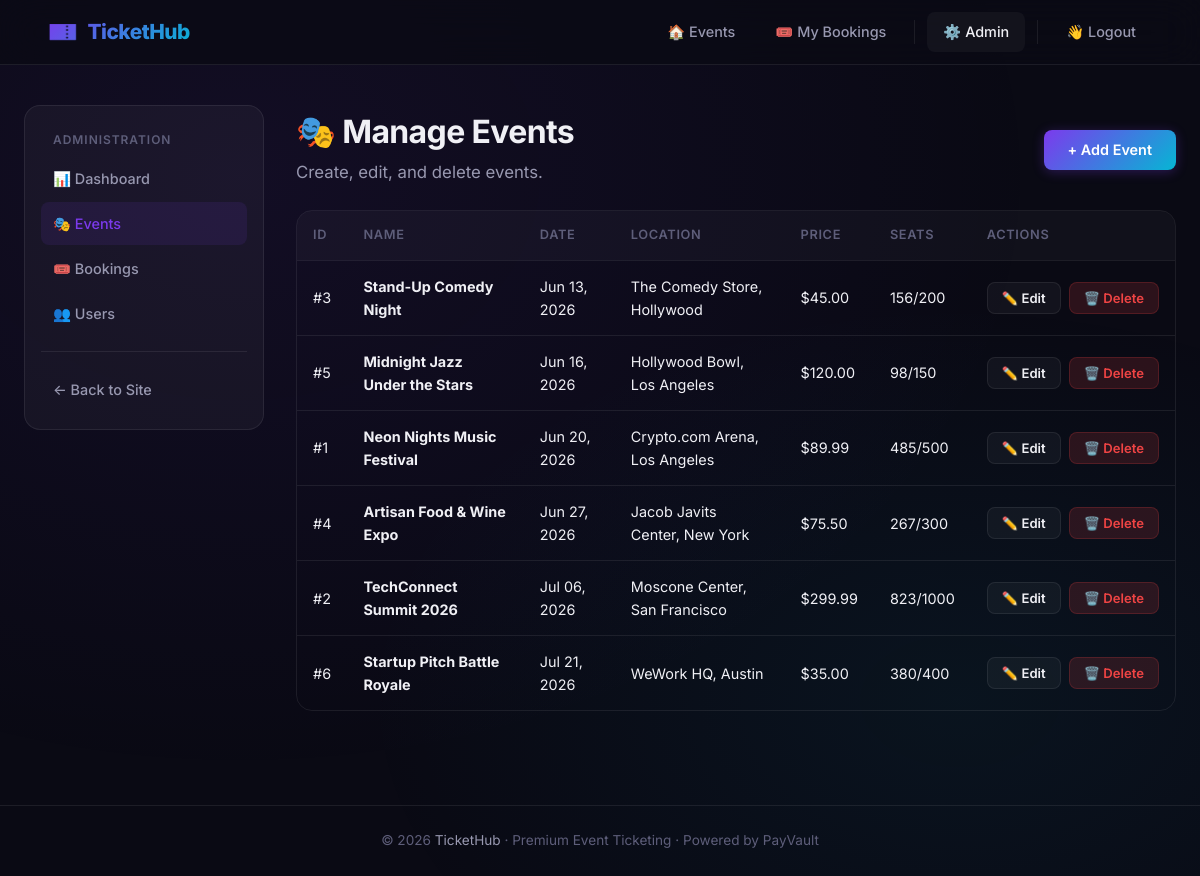
Page /admin/events (signed in) on the earlier database version.
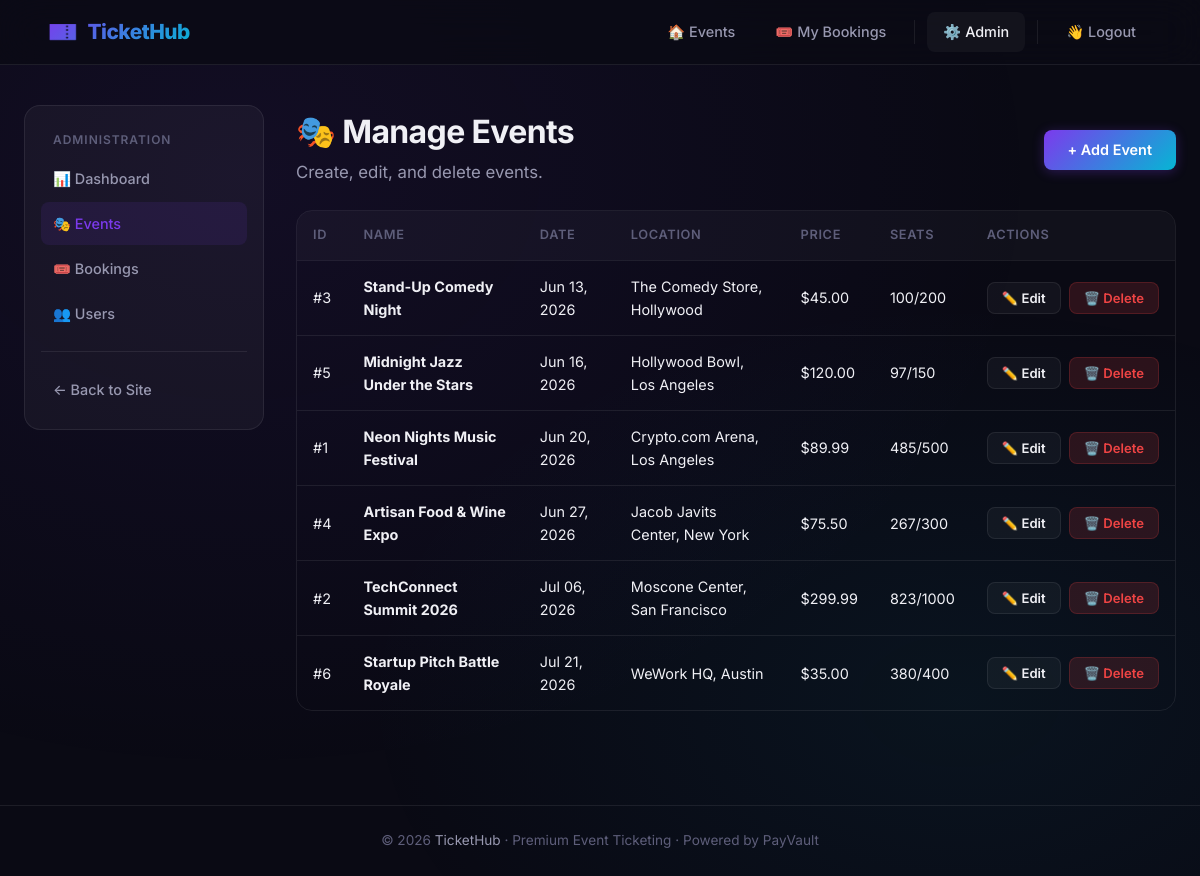
Same page on the later database version.
### models.py (models this page shows, shortened)
class Event(db.Model):
    __tablename__ = "events"
    id = db.Column(db.Integer, primary_key=True)
    name = db.Column(db.String(200), nullable=False)
    description = db.Column(db.Text, nullable=True)
    date = db.Column(db.DateTime, nullable=False)
    location = db.Column(db.String(200), nullable=False)
    price = db.Column(db.Float, nullable=False)
    total_seats = db.Column(db.Integer, nullable=False)
    available_seats = db.Column(db.Integer, nullable=False)
    image_url = db.Column(db.String(500), nullable=True)
    created_at = db.Column(
        db.DateTime, nullable=False, default=lambda: datetime.now(timezone.utc)
    )
    bookings = db.relationship("Booking", backref="event", lazy=True)
    reviews = db.relationship("Review", backref="event", lazy=True)

### app.py (the view)
@app.route("/admin/events")
@admin_required
def admin_events():
    events = Event.query.order_by(Event.date.asc()).all()
    return render_template("admin/events.html", events=events)

### app.py (called while the page is built)
@login_manager.user_loader
def load_user(user_id):
    return User.query.get(int(user_id))

def admin_required(f):
    @wraps(f)
    @login_required
    def decorated(*args, **kwargs):
        if not current_user.is_admin:
            abort(403)
        return f(*args, **kwargs)
    return decorated

@app.context_processor
def inject_globals():
    return {"now": datetime.now(timezone.utc)}

### templates/admin/events.html (shortened to what this page needs)
{% extends "base.html" %}
{% block content %}
<div class="container">
    <div class="admin-layout">
        <aside class="admin-sidebar">
            <div class="sidebar-title">Administration</div>
            <a href="{{ url_for('admin_dashboard') }}">📊 Dashboard</a>
            <a href="{{ url_for('admin_events') }}" class="active">🎭 Events</a>
            <a href="{{ url_for('admin_bookings') }}">🎟️ Bookings</a>
            <a href="{{ url_for('admin_users') }}">👥 Users</a>
            <div style="margin-top: 16px; padding-top: 16px; border-top: 1px solid var(--border-subtle);">
                <a href="{{ url_for('index') }}">← Back to Site</a>
            </div>
        </aside>
        <div class="admin-main">
            <div class="section-header fade-in-up">
                <div>
                    <h1 class="page-title">🎭 Manage Events</h1>
                    <p class="page-subtitle" style="margin-bottom: 0;">Create, edit, and delete events.</p>
                </div>
                <a href="{{ url_for('admin_add_event') }}" class="btn btn-primary">+ Add Event</a>
            </div>
            {% if events %}
                <div class="table-wrapper fade-in-up">
                    <table>
                        <thead>
                            <tr>
                                <th>ID</th>
                                <th>Name</th>
                                <th>Date</th>
                                <th>Location</th>
                                <th>Price</th>
                                <th>Seats</th>
                                <th>Actions</th>
                            </tr>
                        </thead>
                        <tbody>
                            {% for event in events %}
                                <tr>
                                    <td>#{{ event.id }}</td>
                                    <td><strong>{{ event.name }}</strong></td>
                                    <td>{{ event.date.strftime('%b %d, %Y') }}</td>
                                    <td>{{ event.location }}</td>
                                    <td>${{ '%.2f' % event.price }}</td>
                                    <td>{{ event.available_seats }}/{{ event.total_seats }}</td>
                                    <td>
                                        <div class="d-flex gap-1">
                                            <a href="{{ url_for('admin_edit_event', event_id=event.id) }}" class="btn btn-secondary btn-sm">✏️ Edit</a>
                                            <form id="delete-form-{{ event.id }}" method="POST" action="{{ url_for('admin_delete_event', event_id=event.id) }}" style="display:inline;">
                                                <button type="button" onclick="confirmDelete({{ event.id }})" class="btn btn-danger btn-sm">🗑️ Delete</button>
                                            </form>
                                        </div>
                                    </td>
                                </tr>
                            {% endfor %}
                        </tbody>
                    </table>
                </div>
            {% endif %}
        </div>
    </div>
</div>
{% endblock %}

Differences in the rows shown:
changed Event "Stand-Up Comedy Night": available_seats "156" → "100"
changed Event "Midnight Jazz Under the Stars": available_seats "98" → "97"
